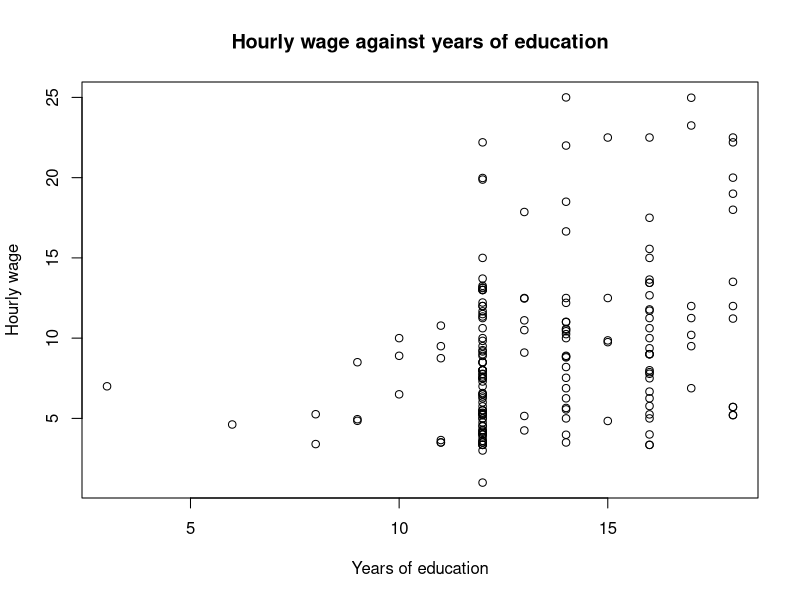
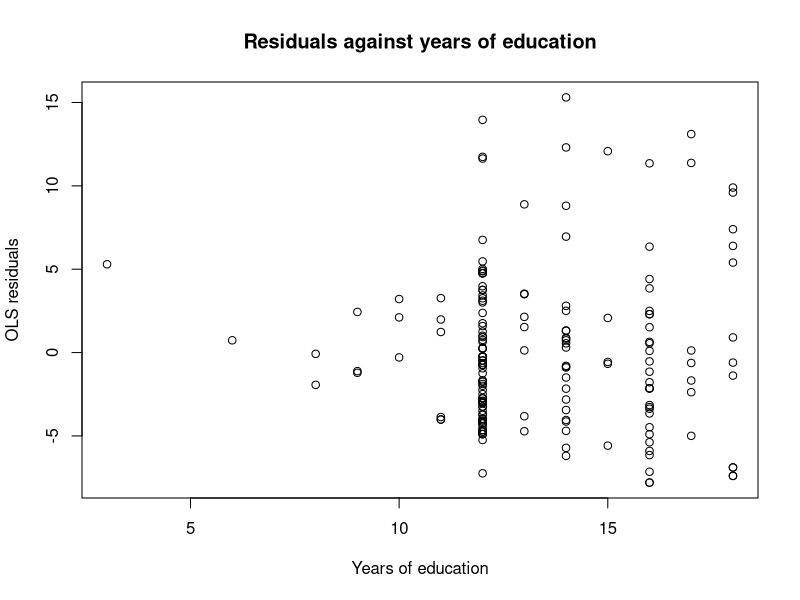

Here is the R script that generated these plots, in order:
## ---- chunk 1
library(readxl)
library(sandwich)
library(lmtest)

CPS1985 <- read_excel("CPS1985.xlsx")
## ---- chunk 2
plot(CPS1985$education, CPS1985$wage,
     xlab = "Years of education",
     ylab = "Hourly wage",
     main = "Hourly wage against years of education")
## ---- chunk 3
model <- lm(wage ~ education, data = CPS1985)
summary(model)

beta1 <- cov(CPS1985$education, CPS1985$wage) / var(CPS1985$education)

cat("Slope calculated from cov()/var():", beta1, "\n")
cat("Slope estimated by lm():", coef(model)["education"], "\n")
## ---- chunk 4
fit_stats <- c(R_squared = summary(model)$r.squared, SER = summary(model)$sigma, SD_wage = sd(CPS1985$wage))
round(fit_stats, 4)
## ---- chunk 5
new_educ <- data.frame(education = c(12, 20, 30))

predicted_wages <- round(predict(model, newdata = new_educ), 2)
names(predicted_wages) <- c("12 years", "20 years", "30 years")

predicted_wages

education_range <- c(Minimum = min(CPS1985$education), Maximum = max(CPS1985$education))
education_range
## ---- chunk 6
summary(CPS1985$wage)
summary(CPS1985$education)
## ---- chunk 7
residuals_model <- residuals(model)

plot(CPS1985$education, residuals_model,
     xlab = "Years of education",
     ylab = "OLS residuals",
     main = "Residuals against years of education")
## ---- chunk 8
beta1 <- 0.7265
se_beta1 <- 0.15413
df <- 179
t_critical <- qt(0.975, df)
lower <- beta1 - t_critical * se_beta1
upper <- beta1 + t_critical * se_beta1
c(lower, upper)

library(sandwich)
library(lmtest)
coeftest(model, vcov = vcovHC(model, type = "HC1"))
## ---- chunk 9
coef(model)["education"]
## ---- chunk 10
model_exp <- lm(wage ~ education + experience, data = CPS1985)

coeftest(model_exp, vcov = vcovHC(model_exp, type = "HC1"))

education_comparison <- c("Simple linear regression" = unname(coef(model)["education"]), "Multiple linear regression" = unname(coef(model_exp)["education"]))
round(education_comparison, 4)

change_education <- unname(coef(model_exp)["education"] - coef(model)["education"])
cat("Change in education coefficient:", round(change_education, 4))

## ---- chunk 11
fit_stats <- rbind("Simple linear regression" = c(R_squared = summary(model)$r.squared, Adjusted_R_squared = summary(model)$adj.r.squared, SER = summary(model)$sigma), "Multiple linear regression" = c(R_squared = summary(model_exp)$r.squared, Adjusted_R_squared = summary(model_exp)$adj.r.squared, SER = summary(model_exp)$sigma))

round(fit_stats, 4)
## ---- chunk 12
CPS1985$female_yes <- ifelse(CPS1985$female == "yes", 1, 0)
CPS1985$female_no  <- ifelse(CPS1985$female == "no", 1, 0)

table(CPS1985$female, CPS1985$female_yes)

# every person is in exactly one of the two categories
all(CPS1985$female_yes + CPS1985$female_no == 1)

model_both <- lm(wage ~ education + experience + female_yes + female_no, data = CPS1985)
summary(model_both)
## ---- chunk 13
model_fem <- lm(wage ~ education + experience + female_yes, data = CPS1985)
coeftest(model_fem, vcov = vcovHC(model_fem, type = "HC1"))

# check: letting R create the dummy itself gives exactly the same estimates
model_fem_factor <- lm(wage ~ education + experience + female, data = CPS1985)
coef(model_fem_factor)

b_fem <- unname(coef(model_fem)["female_yes"])
se_fem <- sqrt(vcovHC(model_fem, type = "HC1")["female_yes", "female_yes"])
b_fem + c(-1, 1) * qt(0.975, df = model_fem$df.residual) * se_fem
## ---- chunk 14
# averages of education and wage by the candidate extra controls
aggregate(cbind(education, wage) ~ region, data = CPS1985, mean)
aggregate(cbind(education, wage) ~ ethnicity, data = CPS1985, mean)
table(CPS1985$ethnicity)
aggregate(cbind(education, wage) ~ union, data = CPS1985, mean)
aggregate(cbind(education, experience, wage) ~ female, data = CPS1985, mean)

# age cannot be added next to education and experience:
# experience = age - education - 6, so this is perfect multicollinearity again
coef(lm(wage ~ education + experience + age, data = CPS1985))

base_model <- lm(wage ~ education + experience + female + union + region + ethnicity,
                 data = CPS1985)
## ---- chunk 15
# R code for Question 4(b)
## ---- chunk 16
# R code for Question 4(c)
## ---- chunk 17
# R code for Question 4(d)
## ---- chunk 18
# R code for Question 5(a)
## ---- chunk 19
# R code for Question 5(b)
## ---- chunk 20
# R code for Question 5(c)
## ---- chunk 21
# R code for Question 5(d)
